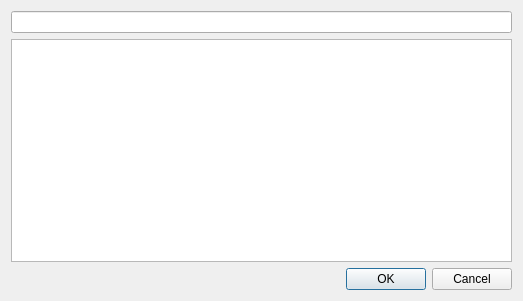
<?xml version="1.0" encoding="UTF-8"?>
<ui version="4.0">
 <class>PluginsDialog</class>
 <widget class="QDialog" name="PluginsDialog">
  <property name="geometry">
   <rect>
    <x>0</x>
    <y>0</y>
    <width>523</width>
    <height>301</height>
   </rect>
  </property>
  <property name="windowTitle">
   <string>Plugins</string>
  </property>
  <layout class="QGridLayout" name="gridLayout">
   <item row="2" column="0">
    <widget class="QDialogButtonBox" name="buttonBox">
     <property name="standardButtons">
      <set>QDialogButtonBox::Cancel|QDialogButtonBox::Ok</set>
     </property>
    </widget>
   </item>
   <item row="0" column="0">
    <widget class="QLineEdit" name="lineEdit"/>
   </item>
   <item row="1" column="0">
    <widget class="QTreeWidget" name="treeWidget">
     <property name="alternatingRowColors">
      <bool>false</bool>
     </property>
     <property name="rootIsDecorated">
      <bool>false</bool>
     </property>
     <property name="sortingEnabled">
      <bool>true</bool>
     </property>
     <property name="headerHidden">
      <bool>true</bool>
     </property>
     <property name="expandsOnDoubleClick">
      <bool>false</bool>
     </property>
     <column>
      <property name="text">
       <string>Name</string>
      </property>
     </column>
     <column>
      <property name="text">
       <string>Description</string>
      </property>
     </column>
    </widget>
   </item>
  </layout>
 </widget>
 <resources/>
 <connections>
  <connection>
   <sender>buttonBox</sender>
   <signal>accepted()</signal>
   <receiver>PluginsDialog</receiver>
   <slot>accept()</slot>
   <hints>
    <hint type="sourcelabel">
     <x>248</x>
     <y>254</y>
    </hint>
    <hint type="destinationlabel">
     <x>157</x>
     <y>274</y>
    </hint>
   </hints>
  </connection>
  <connection>
   <sender>buttonBox</sender>
   <signal>rejected()</signal>
   <receiver>PluginsDialog</receiver>
   <slot>reject()</slot>
   <hints>
    <hint type="sourcelabel">
     <x>316</x>
     <y>260</y>
    </hint>
    <hint type="destinationlabel">
     <x>286</x>
     <y>274</y>
    </hint>
   </hints>
  </connection>
 </connections>
</ui>
